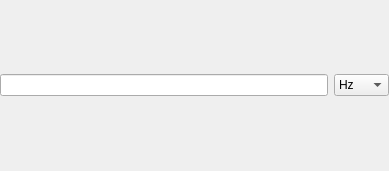
<?xml version="1.0" encoding="UTF-8"?>
<ui version="4.0">
 <class>FrequencyEdit</class>
 <widget class="QWidget" name="FrequencyEdit">
  <property name="geometry">
   <rect>
    <x>0</x>
    <y>0</y>
    <width>389</width>
    <height>171</height>
   </rect>
  </property>
  <property name="windowTitle">
   <string>Form</string>
  </property>
  <layout class="QHBoxLayout" name="horizontalLayout">
   <property name="leftMargin">
    <number>0</number>
   </property>
   <property name="topMargin">
    <number>0</number>
   </property>
   <property name="rightMargin">
    <number>0</number>
   </property>
   <property name="bottomMargin">
    <number>0</number>
   </property>
   <item>
    <widget class="QLineEdit" name="frequency"/>
   </item>
   <item>
    <widget class="QComboBox" name="prefix">
     <property name="currentIndex">
      <number>0</number>
     </property>
     <item>
      <property name="text">
       <string>Hz</string>
      </property>
     </item>
     <item>
      <property name="text">
       <string>KHz</string>
      </property>
     </item>
     <item>
      <property name="text">
       <string>MHz</string>
      </property>
     </item>
     <item>
      <property name="text">
       <string>GHz</string>
      </property>
     </item>
    </widget>
   </item>
  </layout>
 </widget>
 <resources/>
 <connections/>
</ui>
